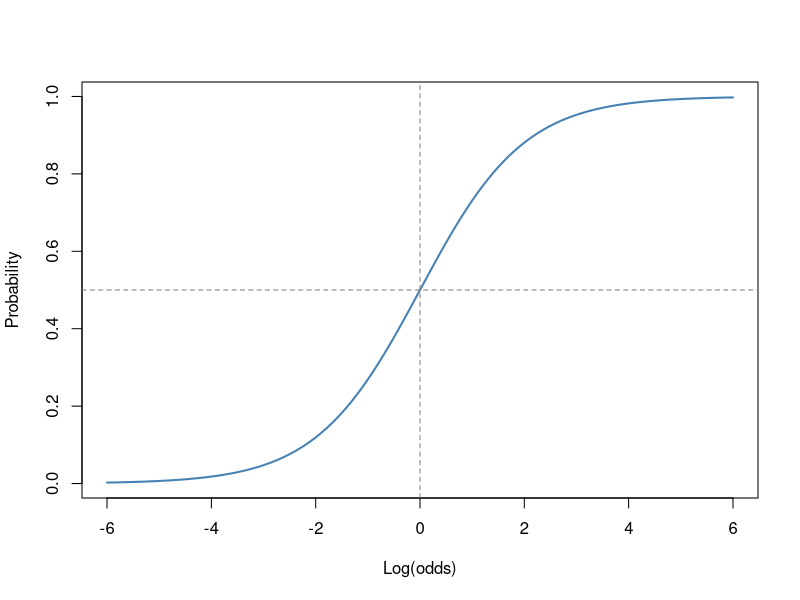

R code for this plot:
## ---- chunk 1
#| label: setup
#| include: false

library(knitr)
## ---- chunk 2
#| label: tbl-scales
#| tbl-cap: "The same event described as a probability, odds, and log(odds)"

p <- c(0.10, 0.20, 0.25, 0.50, 0.75, 0.90)

scales <- data.frame(
  probability = p,
  odds        = round(p / (1 - p), 3),
  log_odds    = round(log(p / (1 - p)), 3)
)

kable(scales, col.names = c("Probability", "Odds", "Log(odds)"))
## ---- chunk 3
#| label: fig-sigmoid
#| fig-cap: "The logistic (S-shaped) curve converts log(odds) back into a probability"

log_odds <- seq(-6, 6, by = 0.1)
prob     <- exp(log_odds) / (1 + exp(log_odds))   # same as plogis(log_odds)

plot(log_odds, prob, type = "l", lwd = 2, col = "steelblue",
     xlab = "Log(odds)", ylab = "Probability")
abline(h = 0.5, v = 0, lty = 2, col = "gray50")
## ---- chunk 4
#| label: tbl-campaign
#| tbl-cap: "Purchases by campaign group"

campaign <- data.frame(
  group     = c("Control (no email)", "Received email"),
  purchased = c(100, 200),
  no_purchase = c(900, 800)
)
campaign$total       <- campaign$purchased + campaign$no_purchase
campaign$probability <- campaign$purchased / campaign$total
campaign$odds        <- campaign$purchased / campaign$no_purchase
campaign$log_odds    <- log(campaign$odds)

kable(campaign, digits = 4,
      col.names = c("Group", "Purchased", "No purchase", "Total",
                    "Probability", "Odds", "Log(odds)"))
## ---- chunk 5
#| label: or-calc

odds_control <- campaign$odds[1]
odds_email   <- campaign$odds[2]

odds_ratio <- odds_email / odds_control
log_or     <- log(odds_ratio)

c(odds_ratio = odds_ratio, log_or = log_or)
## ---- chunk 6
#| label: glm-campaign

customers <- data.frame(
  email    = rep(c(0, 0, 1, 1), times = c(100, 900, 200, 800)),
  purchase = rep(c(1, 0, 1, 0), times = c(100, 900, 200, 800))
)

model_email <- glm(purchase ~ email, data = customers, family = binomial)
summary(model_email)$coefficients
## ---- chunk 7
#| label: tbl-glm-compare
#| tbl-cap: "The model coefficients match the hand calculations"

coefs <- coef(model_email)

compare <- data.frame(
  quantity = c("Intercept (b0)", "Slope for email (b1)", "exp(b1)"),
  model    = c(coefs[1], coefs[2], exp(coefs[2])),
  by_hand  = c(log(100/900), log_or, odds_ratio),
  meaning  = c("Log(odds) of purchase for the control group",
               "Log(OR): email vs. control",
               "Odds ratio: email vs. control")
)

kable(compare, digits = 4, row.names = FALSE,
      col.names = c("Quantity", "From glm()", "By hand", "Meaning"))
## ---- chunk 8
#| label: glm-mtcars

model_wt <- glm(am ~ wt, data = mtcars, family = binomial)

b1    <- coef(model_wt)["wt"]
or_wt <- exp(b1)

round(c(log_or = unname(b1), odds_ratio = unname(or_wt)), 4)
## ---- chunk 9
#| label: predict-mtcars

new_cars <- data.frame(wt = c(2.5, 3.0, 3.5))
new_cars$log_odds    <- predict(model_wt, new_cars, type = "link")
new_cars$probability <- predict(model_wt, new_cars, type = "response")

kable(new_cars, digits = 3,
      col.names = c("Weight (1,000 lbs)", "Predicted log(odds)", "Predicted probability"))
